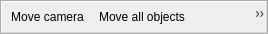
<?xml version="1.0" encoding="UTF-8"?>
<ui version="4.0">
 <class>mqInteractionControlsToolbar</class>
 <widget class="QToolBar" name="mqInteractionControlsToolbar">
  <property name="geometry">
   <rect>
    <x>0</x>
    <y>0</y>
    <width>268</width>
    <height>34</height>
   </rect>
  </property>
  <property name="windowTitle">
   <string>Interaction controls</string>
  </property>
  <property name="orientation">
   <enum>Qt::Horizontal</enum>
  </property>
  <action name="actionLandmarksModeNormal">
   <property name="checkable">
    <bool>true</bool>
   </property>
   <property name="icon">
    <iconset resource="../Icons/icons.qrc">
     <normaloff>:/Icons/landmarks9.png</normaloff>
     <normalon>:/Icons/landmarks9.png</normalon>:/Icons/landmarks9.png</iconset>
   </property>
   <property name="text">
    <string>Set &quot;normal&quot; landmarks</string>
   </property>
   <property name="toolTip">
    <string>Set Normal landmarks</string>
   </property>
  </action>
  <action name="actionLandmarksModeTarget">
   <property name="checkable">
    <bool>true</bool>
   </property>
   <property name="icon">
    <iconset resource="../Icons/icons.qrc">
     <normaloff>:/Icons/landmarks6.png</normaloff>
     <normalon>:/Icons/landmarks6.png</normalon>:/Icons/landmarks6.png</iconset>
   </property>
   <property name="text">
    <string>Set &quot;target&quot; landmarks</string>
   </property>
   <property name="toolTip">
    <string>Set Target landmarks</string>
   </property>
  </action>
  <action name="actionLandmarksModeNode">
   <property name="checkable">
    <bool>true</bool>
   </property>
   <property name="icon">
    <iconset resource="../Icons/icons.qrc">
     <normaloff>:/Icons/landmarks7.png</normaloff>
     <normalon>:/Icons/landmarks7.png</normalon>:/Icons/landmarks7.png</iconset>
   </property>
   <property name="text">
    <string>Set curve &quot;node&quot; landmarks</string>
   </property>
   <property name="toolTip">
    <string>Set Curve Node landmarks</string>
   </property>
  </action>
  <action name="actionLandmarksModeHandle">
   <property name="checkable">
    <bool>true</bool>
   </property>
   <property name="icon">
    <iconset resource="../Icons/icons.qrc">
     <normaloff>:/Icons/landmarks5.png</normaloff>
     <normalon>:/Icons/landmarks5.png</normalon>:/Icons/landmarks5.png</iconset>
   </property>
   <property name="text">
    <string>Set curve &quot;handle&quot; landmarks</string>
   </property>
   <property name="toolTip">
    <string>Set Curve Handle landmarks</string>
   </property>
  </action>
  <action name="actionLandmarksModeFlag">
   <property name="checkable">
    <bool>true</bool>
   </property>
   <property name="icon">
    <iconset resource="../Icons/icons.qrc">
     <normaloff>:/Icons/Flag01.png</normaloff>
     <normalon>:/Icons/Flag01.png</normalon>:/Icons/Flag01.png</iconset>
   </property>
   <property name="text">
    <string>Set Flag</string>
   </property>
   <property name="toolTip">
    <string>Set Flag landmark</string>
   </property>
  </action>
  <action name="actionMoveCamera">
   <property name="checkable">
    <bool>true</bool>
   </property>
   <property name="icon">
    <iconset resource="../Icons/icons.qrc">
     <normaloff>:/Icons/move.png</normaloff>
     <normalon>:/Icons/move.png</normalon>:/Icons/move.png</iconset>
   </property>
   <property name="text">
    <string>Move camera </string>
   </property>
   <property name="toolTip">
    <string>Move camera (drag left click). Allows to select (drag right click) and subsequently move all objects (CTRL + drag left click)</string>
   </property>
  </action>
  <action name="actionMoveOnlyLandmarks">
   <property name="checkable">
    <bool>true</bool>
   </property>
   <property name="icon">
    <iconset resource="../Icons/icons.qrc">
     <normaloff>:/Icons/landmarks2.png</normaloff>
     <normalon>:/Icons/landmarks2.png</normalon>:/Icons/landmarks2.png</iconset>
   </property>
   <property name="text">
    <string>Move only landmarks</string>
   </property>
   <property name="toolTip">
    <string>Allow to select (right click) and subsequently move only landmarks (CTRL + mouse move)</string>
   </property>
  </action>
  <action name="actionMoveObjects">
   <property name="checkable">
    <bool>true</bool>
   </property>
   <property name="icon">
    <iconset resource="../Icons/icons.qrc">
     <normaloff>:/Icons/move_mode2.png</normaloff>
     <normalon>:/Icons/move_mode2.png</normalon>:/Icons/move_mode2.png</iconset>
   </property>
   <property name="text">
    <string>Move all objects</string>
   </property>
   <property name="toolTip">
    <string>Move selected objects (drag left click). Allows to select (drag right click). Camera can also be moved  (CTRL + drag left click).</string>
   </property>
  </action>
  <addaction name="actionMoveCamera"/>
  <addaction name="actionMoveObjects"/>
  <addaction name="actionMoveOnlyLandmarks"/>
  <addaction name="separator"/>
  <addaction name="actionLandmarksModeNormal"/>
  <addaction name="actionLandmarksModeTarget"/>
  <addaction name="actionLandmarksModeNode"/>
  <addaction name="actionLandmarksModeHandle"/>
  <addaction name="actionLandmarksModeFlag"/>
 </widget>
 <resources>
  <include location="../Icons/icons.qrc"/>
  <include location="../Icons/icons.qrc"/>
 </resources>
 <connections/>
</ui>
